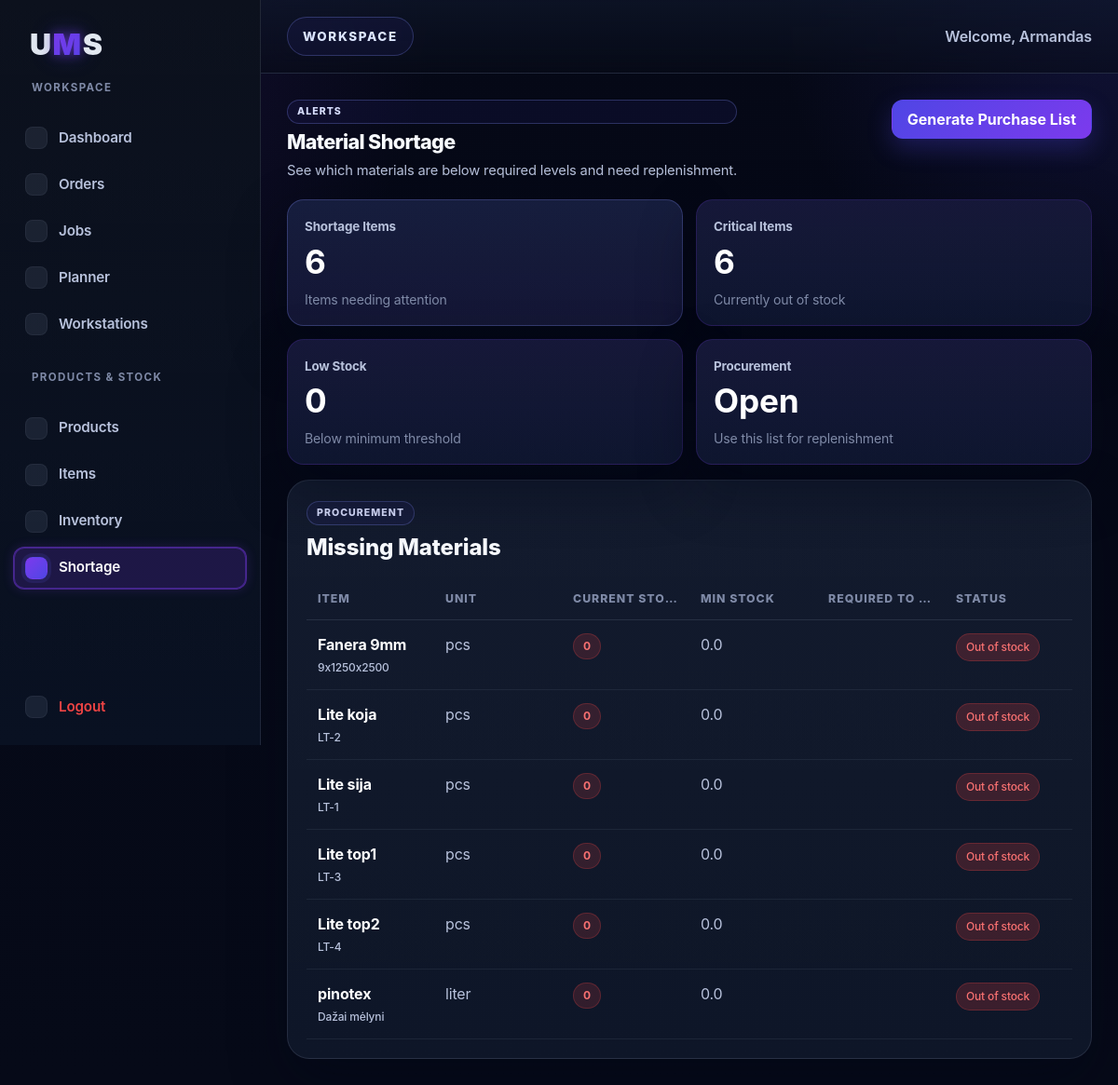
The app's page /materials-shortage (signed in), older data.
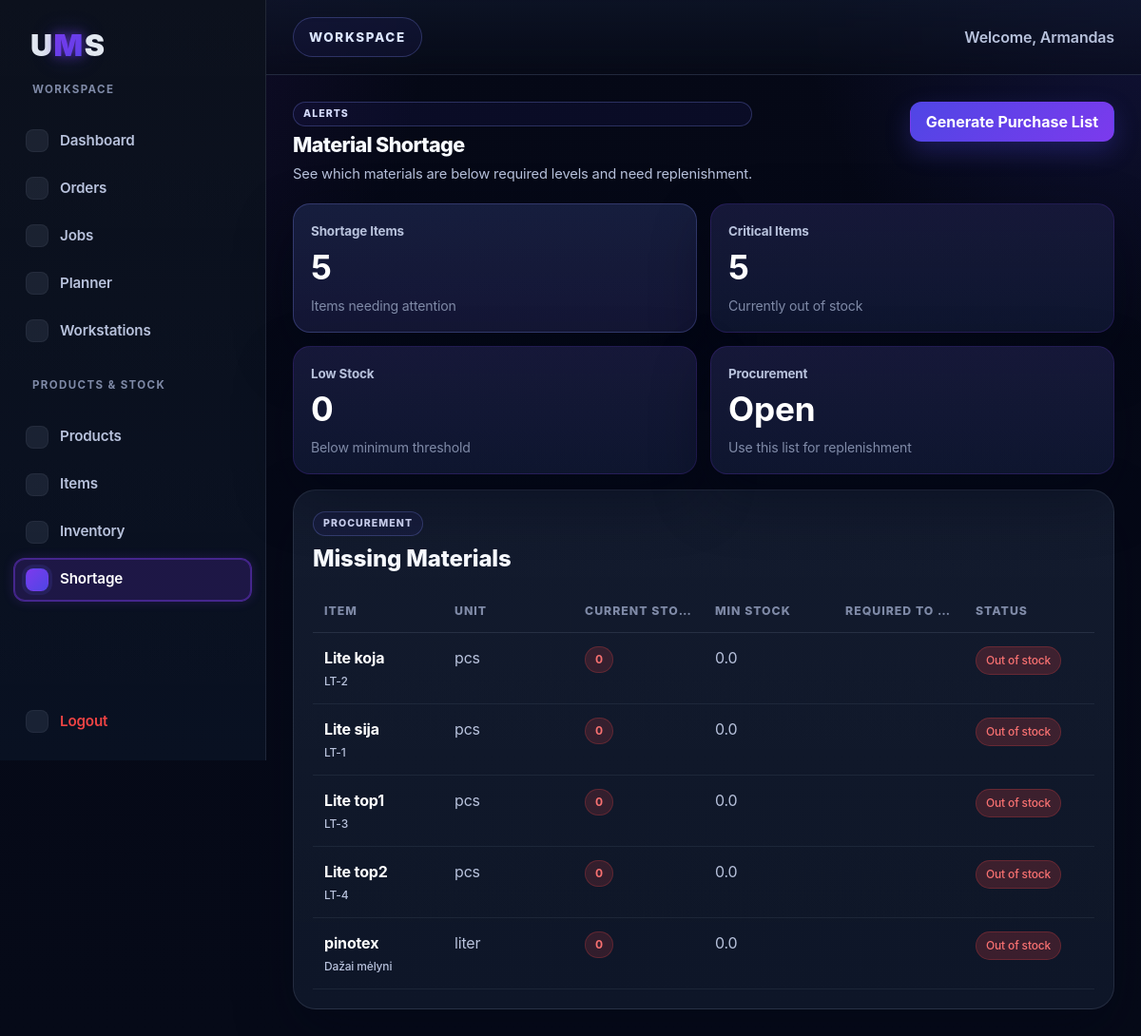
The same page, newer data.
### tables this page shows
CREATE TABLE items (
    id INTEGER PRIMARY KEY AUTOINCREMENT,
    item_code TEXT NOT NULL,
    item_name TEXT NOT NULL,
    description TEXT,
    measurement_unit TEXT NOT NULL
, unit_price REAL NOT NULL DEFAULT 0, stock_quantity REAL NOT NULL DEFAULT 0, min_stock REAL NOT NULL DEFAULT 0);

### app.py (the view)
@app.route("/materials-shortage")
def materials_shortage():
    if not is_logged_in():
        return redirect(url_for("login"))
    conn = sqlite3.connect("database.db")
    cursor = conn.cursor()
    cursor.execute("""
        SELECT
            id,
            product_id,
            quantity,
            order_number,
            status
        FROM orders
        WHERE product_id IS NOT NULL
          AND status IN ('Waiting', 'In Progress', 'Delayed')
        ORDER BY id DESC
    """)
    order_rows = cursor.fetchall()
    required_by_item = {}
    for order_id, product_id, order_quantity, order_number, status in order_rows:
        if not product_id:
            continue
        try:
            exploded_items = explode_bom_items_recursive(
                cursor,
                product_id,
                float(order_quantity or 0)
            )
        except ValueError:
            continue
        for item_id, required_qty in exploded_items.items():
            if item_id not in required_by_item:
                required_by_item[item_id] = 0
            required_by_item[item_id] += float(required_qty or 0)
    shortage_items = []
    if required_by_item:
        item_ids = list(required_by_item.keys())
        placeholders = ",".join(["?"] * len(item_ids))
        cursor.execute(f"""
            SELECT
                id,
                item_code,
                item_name,
                measurement_unit,
                unit_price,
                stock_quantity,
                min_stock
            FROM items
            WHERE id IN ({placeholders})
            ORDER BY item_name ASC
        """, item_ids)
        rows = cursor.fetchall()
        for row in rows:
            item_id = row[0]
            item_code = row[1]
            item_name = row[2]
            measurement_unit = row[3]
            unit_price = float(row[4] or 0)
            stock_quantity = float(row[5] or 0)
            min_stock = float(row[6] or 0)
            required_quantity = float(required_by_item.get(item_id, 0))
            available_stock = max(0, stock_quantity)
            required_to_order = max(0, required_quantity - available_stock)
            if required_to_order > 0:
                shortage_items.append({
                    "id": item_id,
                    "item_code": item_code,
                    "item_name": item_name,
                    "unit": measurement_unit,
                    "stock_quantity": available_stock,
                    "real_stock_quantity": stock_quantity,
                    "min_stock": min_stock,
                    "required_quantity": required_quantity,
                    "required_to_order": required_to_order,
                    "shortage_value": required_to_order * unit_price,
                    "status": "Out of stock" if available_stock <= 0 else "Below required"
                })
    conn.close()
    return render_template(
        "materials_shortage.html",
        shortage_items=shortage_items,
        active_page="shortage"
    )

### app.py (called while the page is built)
def is_logged_in():
    return "user_id" in session

### templates/materials_shortage.html (shortened to what this page needs)
{% extends "base.html" %}
{% block content %}
<div class="jobs-header">
  <div class="jobs-header-left">
    <span class="eyebrow-label">Alerts</span>
    <h1>Material Shortage</h1>
    <p>See which materials are below required levels and need replenishment.</p>
  </div>
  <div class="jobs-header-right">
    <button type="button" class="dashboard-btn primary">Generate Purchase List</button>
  </div>
</div>
<div class="dashboard-stats section-spacing">
  <div class="stat-card stat-card-accent">
    <span class="stat-label">Shortage Items</span>
    <strong>{{ shortage_items|length }}</strong>
    <span class="stat-meta">Items needing attention</span>
  </div>
  <div class="stat-card">
    <span class="stat-label">Critical Items</span>
    <strong>
      {% set critical = namespace(value=0) %}
      {% for item in shortage_items %}
        {% if item.stock_quantity <= 0 %}
          {% set critical.value = critical.value + 1 %}
        {% endif %}
      {% endfor %}
      {{ critical.value }}
    </strong>
    <span class="stat-meta">Currently out of stock</span>
  </div>
  <div class="stat-card">
    <span class="stat-label">Low Stock</span>
    <strong>{{ shortage_items|length - critical.value }}</strong>
    <span class="stat-meta">Below minimum threshold</span>
  </div>
  <div class="stat-card">
    <span class="stat-label">Procurement</span>
    <strong>Open</strong>
    <span class="stat-meta">Use this list for replenishment</span>
  </div>
</div>
<div class="dashboard-table-card shortage-table-card">
  <div class="card-header">
    <div>
      <span class="card-kicker">Procurement</span>
      <h4>Missing Materials</h4>
    </div>
  </div>
  <div class="table-wrapper">
    <table class="orders-table shortage-table">
      <thead>
        <tr>
          <th>Item</th>
          <th>Unit</th>
          <th>Current Stock</th>
          <th>Min Stock</th>
          <th>Required to Order</th>
          <th>Status</th>
        </tr>
      </thead>
      <tbody>
        {% if shortage_items %}
          {% for item in shortage_items %}
            <tr class="shortage-row">
              <td data-label="Item">
                <div class="product-cell">
                  <strong>{{ item.item_name }}</strong>
                  <span class="product-sub">{{ item.item_code }}</span>
                </div>
              </td>
              <td data-label="Unit">{{ item.unit }}</td>
              <td data-label="Current Stock">
                {% if item.stock_quantity <= 0 %}
                  <span class="stock-badge danger">{{ item.stock_quantity }}</span>
                {% else %}
                  <span class="stock-badge warning">{{ item.stock_quantity }}</span>
                {% endif %}
              </td>
              <td data-label="Min Stock">
                {{ item.min_stock }}
              </td>
              <td data-label="Required to Order">
              </td>
              <td data-label="Status">
                {% if item.stock_quantity <= 0 %}
                  <span class="status-badge delayed">Out of stock</span>
                {% else %}
                  <span class="status-badge waiting">Below minimum</span>
                {% endif %}
              </td>
            </tr>
          {% endfor %}
        {% else %}
          <tr>
            <td colspan="6" class="empty-table-message">No missing materials 🎉</td>
          </tr>
        {% endif %}
      </tbody>
    </table>
  </div>
</div>
{% endblock %}

Row changes from the older to the newer data that the page shows:
no longer on this page (row edited): items: item_name "Fanera 9mm", item_code "9x1250x2500", unit "pcs", stock_quantity "0", min_stock "0.0"
Text that changed along with them:
{{ shortage_items|length }}: "6" → "5"
{{ critical.value }}: "6" → "5"
